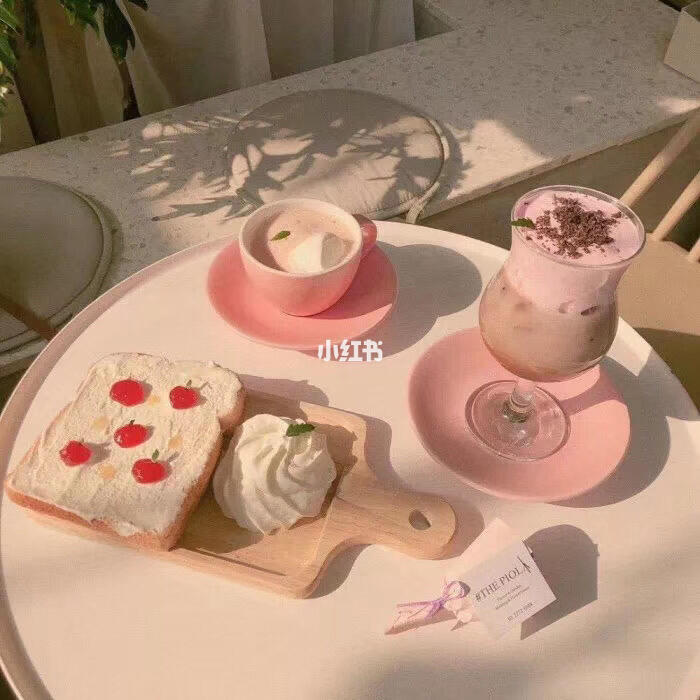
#> input picture image/11.jfif, 700 x 700 px, found by its file name
$ python houghline.py   (older library calls are emulated)
#> lines starting #> are read from the running program, lines starting #| are printed output that depends on the picture
import cv2
import numpy as np
from matplotlib import pyplot as plt

img = cv2.imread('./image/11.jfif')
#> img is the input picture: shape (700, 700, 3); mean B, G, R 117.8, 139.7, 173.6
img1 = cv2.imread('./image/11.jfif',0)
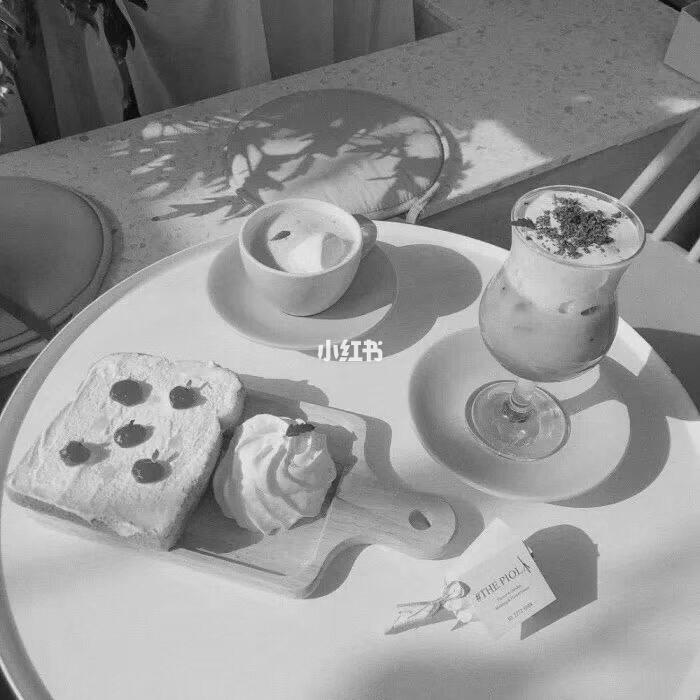
#> img1: shape (700, 700); min 0, max 255, mean 147.3
cv2.namedWindow('image')

# [12 lines of commented-out code are left out]
edges = cv2.Canny(img,50,150)
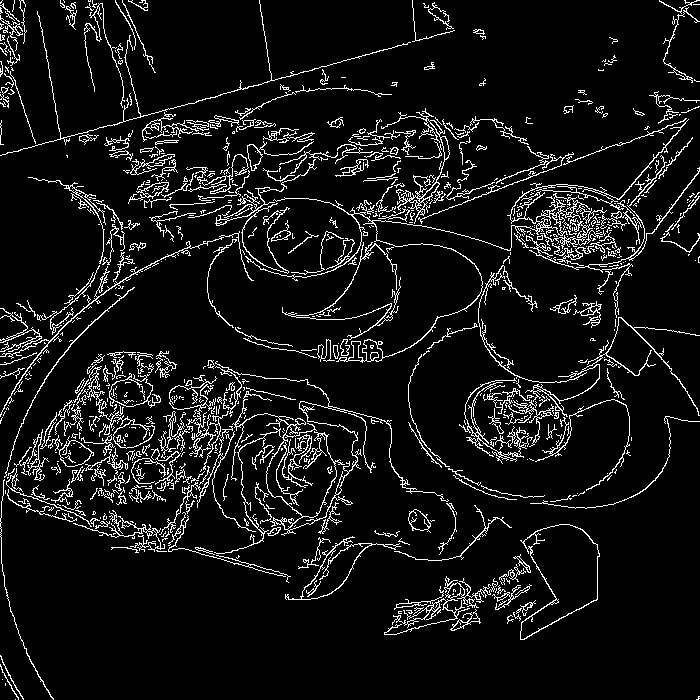
#> edges: shape (700, 700); 7.9% white in thin lines or dots
lines = cv2.HoughLinesP(edges,1,np.pi/180,300,minLineLength=300,maxLineGap=20)
#> lines = None
img2 = cv2.cvtColor(edges,cv2.COLOR_GRAY2BGR)
#> img2: shape (700, 700, 3); 7.9% white in thin lines or dots
#> (the run stopped early here; a loop or call above may not have finished)

$ run again, with image/car.jfif copied over image/11.jfif
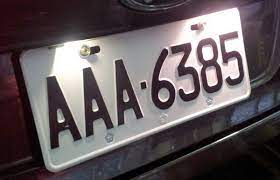
#> input picture image/car.jfif, 280 x 180 px, found by its file name
#> img is the input picture: shape (180, 280, 3); mean B, G, R 92.2, 89, 98.1
#> `img1 = cv2.imread('./image/11.jfif',0)`:
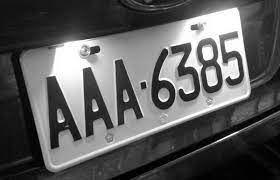
#> img1: shape (180, 280); min 0, max 255, mean 92.1
#> `edges = cv2.Canny(img,50,150)`:
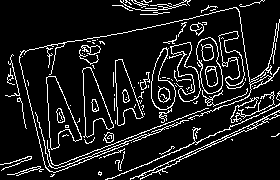
#> edges: shape (180, 280); 10.8% white in thin lines or dots
#> lines = None
#> img2: shape (180, 280, 3); 10.8% white in thin lines or dots
